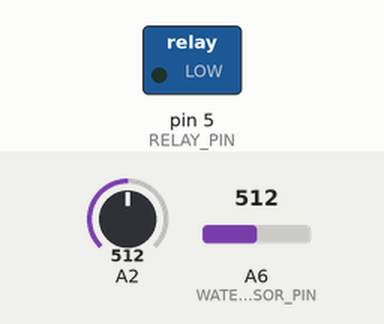
The sketch below on a simulated Arduino Nano, built with avr-gcc and run on an emulated ATmega328P. Parts: switched loads named in the sketch (green lamp = pin HIGH). The test bench sets the inputs (shaded band); at power-on: A2 = 512, A6 (WATER_SENSOR_PIN) = 512. What the sketch prints to the serial monitor is not drawn.

Above: at 0.05 s.
At 30.5 s:
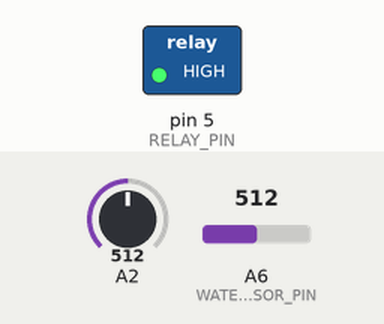
Timing chart, 0 to 79.3 s (numbered marks = the images above):
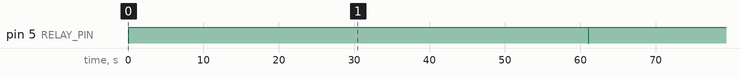

Measured:
- by itself, pin 5 (RELAY_PIN): alternates HIGH for 60.9 s and LOW for 0.12 s

The sketch:

watertable.ino
```cpp
// scheme https://www.seeed.cc/topic_detail.html?id=575
#define RELAY_PIN 5
volatile int NbTopsFan; //measuring the rising edges of the signal
int Calc;
int hallsensor = 2; //The pin location of the sensor
int totalLiquid = 0;

#define LED_PIN 13
#define WATER_SENSOR_PIN A6
#define WATER_MIN_LEVEL 680

#define LIQUID_REQUIRED 50
#define LIQUID_LEVEL_REQUIRED 1.5

void rpm () //This is the function that the interupt calls
{
NbTopsFan++; //This function measures the rising and falling edge of the

//hall effect sensors signal
}
// The setup() method runs once, when the sketch starts
void setup() //
{
//pinMode(hallsensor, INPUT); //initializes digital pin 2 as an input
Serial.begin(9600); //This is the setup function where the serial port is
pinMode(RELAY_PIN, OUTPUT);
pinMode(WATER_SENSOR_PIN, INPUT);
//pinMode(LED_PIN, OUTPUT);
closeLock();
//initialised,
//attachInterrupt(0, rpm, RISING); //and the interrupt is attached
}
// the loop() method runs over and over again,
// as long as the Arduino has power
boolean isDoorOpened = false;
int starOpenTimeRange = 0;
#define OPENING_TIME_RANGE  60
void loop ()
{
  /*
NbTopsFan = 0;  //Set NbTops to 0 ready for calculations
sei();  //Enables interrupts
delay (1000); //Wait 1 second
cli();  //Disable interrupts
//Calc = (NbTopsFan * 60 / 7.5); //(Pulse frequency x 60) / 7.5Q, = flow rate
Calc = (NbTopsFan * 60 / 2); //(Pulse frequency x 60) / 7.5Q, = flow rate
if(Calc > 0){
  totalLiquid += Calc;
}
*/

//Serial.print(" total : ");
//Serial.println(totalLiquid);

int liquidSensorValue = analogRead(A2);
  // Convert the analog reading (which goes from 0 - 1023) to a voltage (0 - 5V):
float liquidLevel = liquidSensorValue * (5.0 / 1023.0);
//Serial.println(liquidLevel);
int waterLevel = analogRead(WATER_SENSOR_PIN); //digitalRead(WATER_SENSOR_PIN);
Serial.println(waterLevel);

//if(totalLiquid >= LIQUID_REQUIRED && !isDoorOpened){
if( (liquidLevel >= LIQUID_LEVEL_REQUIRED || waterLevel < WATER_MIN_LEVEL) && !isDoorOpened){
  starOpenTimeRange = millis() / 1000;
  delay(100);
  openLock();
  delay(100);
  isDoorOpened = true;
  Serial.println("open door");

}


//Serial.println(isDoorOpened);

if(isDoorOpened && (millis()/1000 - starOpenTimeRange > OPENING_TIME_RANGE )){
  closeLock();
  totalLiquid = 0;
  isDoorOpened = false;
  Serial.println("reseting");
}


//Serial.print (Calc, DEC); //Prints the number calculated above
//Serial.print (" L/hour\r\n"); //Prints "L/hour" and returns a new line
}

void closeLock(){
  Serial.println("close lock");
  digitalWrite(RELAY_PIN, LOW);
  //digitalWrite(LED_PIN, LOW);
}

void openLock(){
  digitalWrite(RELAY_PIN, HIGH);
  //digitalWrite(LED_PIN, HIGH);
}
```
